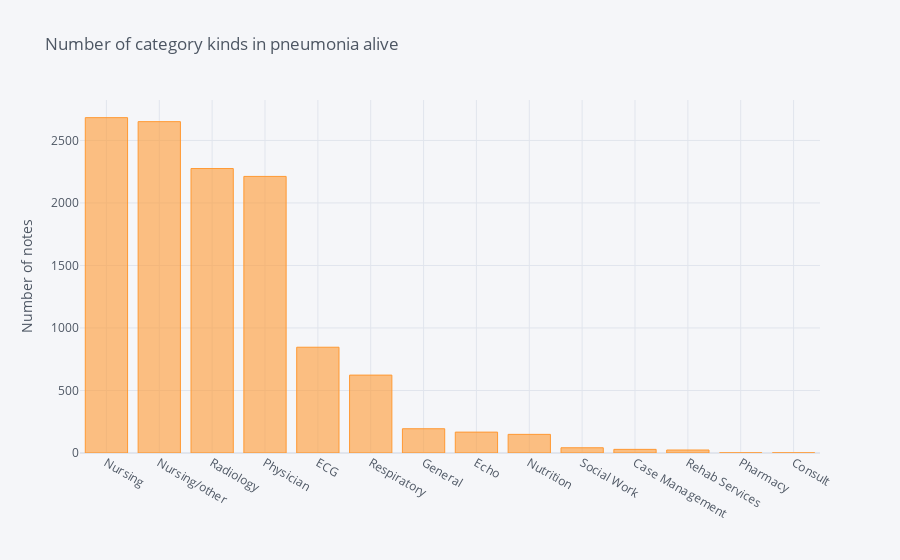

Notebook source saved alongside this figure:
### Code cell
pneumonia_dead_no_disch['CATEGORY'].value_counts().sort_values(ascending=False).iplot(kind='bar', yTitle='Number of notes', 
                                                                title='Number of category kinds in pneumonia alive')

### Figure 1 — Plotly figure (JSON) as saved in the notebook; plotly's stock layout.template omitted (floating-point values rounded to 4 significant figures)
{"data": [{"marker": {"color": "rgba(255, 153, 51, 0.6)", "line": {"color": "rgba(255, 153, 51, 1.0)", "width": 1}}, "name": "CATEGORY", "orientation": "v", "text": "", "type": "bar", "x": ["Nursing", "Nursing/other", "Radiology", "Physician ", "ECG", "Respiratory ", "General", "Echo", "Nutrition", "Social Work", "Case Management ", "Rehab Services", "Pharmacy", "Consult"], "y": [2682, 2650, 2275, 2212, 846, 623, 194, 167, 149, 42, 29, 24, 1, 1]}], "layout": {"legend": {"bgcolor": "#F5F6F9", "font": {"color": "#4D5663"}}, "paper_bgcolor": "#F5F6F9", "plot_bgcolor": "#F5F6F9", "title": {"font": {"color": "#4D5663"}, "text": "Number of category kinds in pneumonia alive"}, "xaxis": {"gridcolor": "#E1E5ED", "showgrid": true, "tickfont": {"color": "#4D5663"}, "title": {"font": {"color": "#4D5663"}, "text": ""}, "zerolinecolor": "#E1E5ED"}, "yaxis": {"gridcolor": "#E1E5ED", "showgrid": true, "tickfont": {"color": "#4D5663"}, "title": {"font": {"color": "#4D5663"}, "text": "Number of notes"}, "zerolinecolor": "#E1E5ED"}}}
